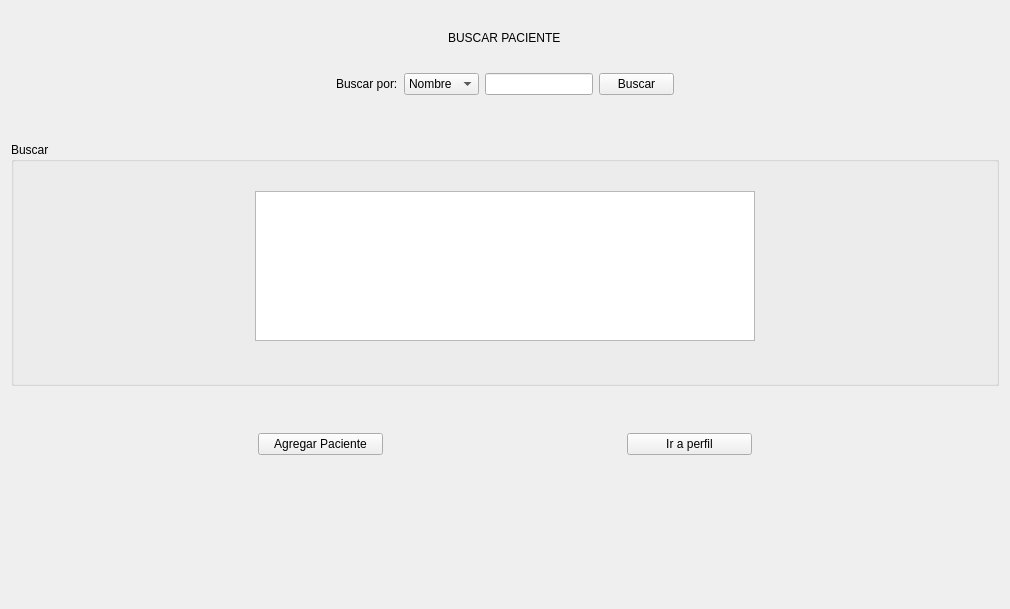
                    <widget class="QWidget" name="scrollAreaWidgetContents_4">
                     <property name="geometry">
                      <rect>
                       <x>0</x>
                       <y>0</y>
                       <width>1010</width>
                       <height>609</height>
                      </rect>
                     </property>
                     <layout class="QGridLayout" name="gridLayout_6">
                      <item row="5" column="1">
                       <widget class="QGroupBox" name="groupBox_9">
                        <property name="palette">
                         <palette>
                          <active>
                           <colorrole role="Mid">
                            <brush brushstyle="SolidPattern">
                             <color alpha="255">
                              <red>255</red>
                              <green>255</green>
                              <blue>255</blue>
                             </color>
                            </brush>
                           </colorrole>
                          </active>
                          <inactive>
                           <colorrole role="Mid">
                            <brush brushstyle="SolidPattern">
                             <color alpha="255">
                              <red>255</red>
                              <green>255</green>
                              <blue>255</blue>
                             </color>
                            </brush>
                           </colorrole>
                          </inactive>
                          <disabled>
                           <colorrole role="Mid">
                            <brush brushstyle="SolidPattern">
                             <color alpha="255">
                              <red>255</red>
                              <green>255</green>
                              <blue>255</blue>
                             </color>
                            </brush>
                           </colorrole>
                          </disabled>
                         </palette>
                        </property>
                        <property name="title">
                         <string>Buscar</string>
                        </property>
                        <layout class="QGridLayout" name="gridLayout_15">
                         <item row="1" column="2">
                          <spacer name="verticalSpacer_20">
                           <property name="orientation">
                            <enum>Qt::Vertical</enum>
                           </property>
                           <property name="sizeType">
                            <enum>QSizePolicy::Fixed</enum>
                           </property>
                           <property name="sizeHint" stdset="0">
                            <size>
                             <width>20</width>
                             <height>20</height>
                            </size>
                           </property>
                          </spacer>
                         </item>
                         <item row="2" column="0" colspan="4" alignment="Qt::AlignHCenter">
                          <widget class="QTreeWidget" name="treeWidget_2">
                           <property name="sizePolicy">
                            <sizepolicy hsizetype="Fixed" vsizetype="Expanding">
                             <horstretch>0</horstretch>
                             <verstretch>0</verstretch>
                            </sizepolicy>
                           </property>
                           <property name="minimumSize">
                            <size>
                             <width>500</width>
                             <height>150</height>
                            </size>
                           </property>
                           <property name="maximumSize">
                            <size>
                             <width>1200</width>
                             <height>700</height>
                            </size>
                           </property>
                           <property name="frameShape">
                            <enum>QFrame::StyledPanel</enum>
                           </property>
                           <property name="frameShadow">
                            <enum>QFrame::Sunken</enum>
                           </property>
                           <property name="horizontalScrollBarPolicy">
                            <enum>Qt::ScrollBarAlwaysOff</enum>
                           </property>
                           <property name="sizeAdjustPolicy">
                            <enum>QAbstractScrollArea::AdjustToContents</enum>
                           </property>
                           <property name="autoScroll">
                            <bool>true</bool>
                           </property>
                           <property name="tabKeyNavigation">
                            <bool>true</bool>
                           </property>
                           <property name="alternatingRowColors">
                            <bool>true</bool>
                           </property>
                           <property name="selectionMode">
                            <enum>QAbstractItemView::SingleSelection</enum>
                           </property>
                           <property name="selectionBehavior">
                            <enum>QAbstractItemView::SelectRows</enum>
                           </property>
                           <property name="textElideMode">
                            <enum>Qt::ElideLeft</enum>
                           </property>
                           <property name="horizontalScrollMode">
                            <enum>QAbstractItemView::ScrollPerItem</enum>
                           </property>
                           <property name="autoExpandDelay">
                            <number>-1</number>
                           </property>
                           <property name="indentation">
                            <number>20</number>
                           </property>
                           <property name="rootIsDecorated">
                            <bool>true</bool>
                           </property>
                           <property name="uniformRowHeights">
                            <bool>true</bool>
                           </property>
                           <property name="itemsExpandable">
                            <bool>true</bool>
                           </property>
                           <property name="sortingEnabled">
                            <bool>false</bool>
                           </property>
                           <property name="animated">
                            <bool>false</bool>
                           </property>
                           <property name="allColumnsShowFocus">
                            <bool>true</bool>
                           </property>
                           <property name="wordWrap">
                            <bool>true</bool>
                           </property>
                           <property name="headerHidden">
                            <bool>true</bool>
                           </property>
                           <property name="columnCount">
                            <number>5</number>
                           </property>
                           <attribute name="headerVisible">
                            <bool>false</bool>
                           </attribute>
                           <attribute name="headerCascadingSectionResizes">
                            <bool>false</bool>
                           </attribute>
                           <attribute name="headerHighlightSections">
                            <bool>false</bool>
                           </attribute>
                           <attribute name="headerShowSortIndicator" stdset="0">
                            <bool>false</bool>
                           </attribute>
                           <attribute name="headerStretchLastSection">
                            <bool>true</bool>
                           </attribute>
                           <column>
                            <property name="text">
                             <string>Nombre</string>
                            </property>
                            <property name="textAlignment">
                             <set>AlignCenter</set>
                            </property>
                           </column>
                           <column>
                            <property name="text">
                             <string>Apellido</string>
                            </property>
                            <property name="textAlignment">
                             <set>AlignCenter</set>
                            </property>
                           </column>
                           <column>
                            <property name="text">
                             <string>Tipo Id</string>
                            </property>
                            <property name="textAlignment">
                             <set>AlignCenter</set>
                            </property>
                           </column>
                           <column>
                            <property name="text">
                             <string>Id</string>
                            </property>
                            <property name="textAlignment">
                             <set>AlignCenter</set>
                            </property>
                           </column>
                           <column>
                            <property name="text">
                             <string>Fecha ingreso</string>
                            </property>
                            <property name="textAlignment">
                             <set>AlignCenter</set>
                            </property>
                           </column>
                          </widget>
                         </item>
                         <item row="3" column="0">
                          <spacer name="verticalSpacer_12">
                           <property name="orientation">
                            <enum>Qt::Vertical</enum>
                           </property>
                           <property name="sizeHint" stdset="0">
                            <size>
                             <width>20</width>
                             <height>40</height>
                            </size>
                           </property>
                          </spacer>
                         </item>
                        </layout>
                       </widget>
                      </item>
                      <item row="0" column="1">
                       <spacer name="verticalSpacer_26">
                        <property name="orientation">
                         <enum>Qt::Vertical</enum>
                        </property>
                        <property name="sizeType">
                         <enum>QSizePolicy::Fixed</enum>
                        </property>
                        <property name="sizeHint" stdset="0">
                         <size>
                          <width>20</width>
                          <height>20</height>
                         </size>
                        </property>
                       </spacer>
                      </item>
                      <item row="4" column="1">
                       <spacer name="verticalSpacer_19">
                        <property name="orientation">
                         <enum>Qt::Vertical</enum>
                        </property>
                        <property name="sizeHint" stdset="0">
                         <size>
                          <width>20</width>
                          <height>40</height>
                         </size>
                        </property>
                       </spacer>
                      </item>
                      <item row="6" column="1">
                       <spacer name="verticalSpacer_23">
                        <property name="orientation">
                         <enum>Qt::Vertical</enum>
                        </property>
                        <property name="sizeHint" stdset="0">
                         <size>
                          <width>20</width>
                          <height>40</height>
                         </size>
                        </property>
                       </spacer>
                      </item>
                      <item row="2" column="1">
                       <spacer name="verticalSpacer_27">
                        <property name="orientation">
                         <enum>Qt::Vertical</enum>
                        </property>
                        <property name="sizeType">
                         <enum>QSizePolicy::Expanding</enum>
                        </property>
                        <property name="sizeHint" stdset="0">
                         <size>
                          <width>20</width>
                          <height>20</height>
                         </size>
                        </property>
                       </spacer>
                      </item>
                      <item row="1" column="1" alignment="Qt::AlignHCenter">
                       <widget class="QLabel" name="label_82">
                        <property name="text">
                         <string>BUSCAR PACIENTE</string>
                        </property>
                       </widget>
                      </item>
                      <item row="8" column="1">
                       <spacer name="verticalSpacer_18">
                        <property name="orientation">
                         <enum>Qt::Vertical</enum>
                        </property>
                        <property name="sizeHint" stdset="0">
                         <size>
                          <width>20</width>
                          <height>141</height>
                         </size>
                        </property>
                       </spacer>
                      </item>
                      <item row="7" column="1">
                       <widget class="QFrame" name="frame_6">
                        <property name="frameShape">
                         <enum>QFrame::NoFrame</enum>
                        </property>
                        <property name="frameShadow">
                         <enum>QFrame::Raised</enum>
                        </property>
                        <layout class="QGridLayout" name="gridLayout_49">
                         <item row="0" column="0">
                          <widget class="QPushButton" name="pushButton_37">
                           <property name="sizePolicy">
                            <sizepolicy hsizetype="Fixed" vsizetype="Fixed">
                             <horstretch>0</horstretch>
                             <verstretch>0</verstretch>
                            </sizepolicy>
                           </property>
                           <property name="maximumSize">
                            <size>
                             <width>125</width>
                             <height>16777215</height>
                            </size>
                           </property>
                           <property name="text">
                            <string>Agregar Paciente</string>
                           </property>
                          </widget>
                         </item>
                         <item row="0" column="1">
                          <widget class="QPushButton" name="pushButton_30">
                           <property name="maximumSize">
                            <size>
                             <width>125</width>
                             <height>16777215</height>
                            </size>
                           </property>
                           <property name="text">
                            <string>Ir a perfil</string>
                           </property>
                          </widget>
                         </item>
                        </layout>
                       </widget>
                      </item>
                      <item row="3" column="1">
                       <widget class="QFrame" name="frame_5">
                        <property name="frameShape">
                         <enum>QFrame::NoFrame</enum>
                        </property>
                        <property name="frameShadow">
                         <enum>QFrame::Raised</enum>
                        </property>
                        <layout class="QGridLayout" name="gridLayout_48">
                         <item row="0" column="1" alignment="Qt::AlignRight">
                          <widget class="QLabel" name="label_8">
                           <property name="text">
                            <string>Buscar por:</string>
                           </property>
                          </widget>
                         </item>
                         <item row="0" column="2">
                          <widget class="QComboBox" name="comboBox">
                           <property name="sizePolicy">
                            <sizepolicy hsizetype="Fixed" vsizetype="Fixed">
                             <horstretch>0</horstretch>
                             <verstretch>0</verstretch>
                            </sizepolicy>
                           </property>
                           <property name="maximumSize">
                            <size>
                             <width>100</width>
                             <height>16777215</height>
                            </size>
                           </property>
                           <item>
                            <property name="text">
                             <string>Nombre</string>
                            </property>
                           </item>
                           <item>
                            <property name="text">
                             <string>Apellido</string>
                            </property>
                           </item>
                           <item>
                            <property name="text">
                             <string>Id</string>
                            </property>
                           </item>
                          </widget>
                         </item>
                         <item row="0" column="4">
                          <widget class="QPushButton" name="pushButton_32">
                           <property name="sizePolicy">
                            <sizepolicy hsizetype="Fixed" vsizetype="Fixed">
                             <horstretch>0</horstretch>
                             <verstretch>0</verstretch>
                            </sizepolicy>
                           </property>
                           <property name="maximumSize">
                            <size>
                             <width>75</width>
                             <height>16777215</height>
                            </size>
                           </property>
                           <property name="text">
                            <string>Buscar</string>
                           </property>
                          </widget>
                         </item>
                         <item row="0" column="3">
                          <widget class="QLineEdit" name="lineEdit_5">
                           <property name="sizePolicy">
                            <sizepolicy hsizetype="Fixed" vsizetype="Fixed">
                             <horstretch>0</horstretch>
                             <verstretch>0</verstretch>
                            </sizepolicy>
                           </property>
                           <property name="maximumSize">
                            <size>
                             <width>150</width>
                             <height>16777215</height>
                            </size>
                           </property>
                           <property name="alignment">
                            <set>Qt::AlignCenter</set>
                           </property>
                          </widget>
                         </item>
                         <item row="0" column="0">
                          <spacer name="horizontalSpacer_41">
                           <property name="orientation">
                            <enum>Qt::Horizontal</enum>
                           </property>
                           <property name="sizeHint" stdset="0">
                            <size>
                             <width>40</width>
                             <height>20</height>
                            </size>
                           </property>
                          </spacer>
                         </item>
                         <item row="0" column="5">
                          <spacer name="horizontalSpacer_42">
                           <property name="orientation">
                            <enum>Qt::Horizontal</enum>
                           </property>
                           <property name="sizeHint" stdset="0">
                            <size>
                             <width>40</width>
                             <height>20</height>
                            </size>
                           </property>
                          </spacer>
                         </item>
                        </layout>
                       </widget>
                      </item>
                     </layout>
                    </widget>
